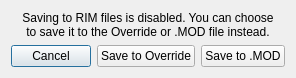
<?xml version="1.0" encoding="UTF-8"?>
<ui version="4.0">
 <class>Dialog</class>
 <widget class="QDialog" name="Dialog">
  <property name="geometry">
   <rect>
    <x>0</x>
    <y>0</y>
    <width>271</width>
    <height>77</height>
   </rect>
  </property>
  <property name="windowTitle">
   <string>Cannot save to RIM</string>
  </property>
  <layout class="QVBoxLayout" name="verticalLayout">
   <item>
    <widget class="QLabel" name="label">
     <property name="text">
      <string>Saving to RIM files is disabled. You can choose
to save it to the Override or .MOD file instead.</string>
     </property>
     <property name="alignment">
      <set>Qt::AlignCenter</set>
     </property>
    </widget>
   </item>
   <item>
    <layout class="QHBoxLayout" name="horizontalLayout">
     <item>
      <widget class="QPushButton" name="cancelButton">
       <property name="text">
        <string>Cancel</string>
       </property>
      </widget>
     </item>
     <item>
      <widget class="QPushButton" name="overrideSaveButton">
       <property name="text">
        <string>Save to Override</string>
       </property>
      </widget>
     </item>
     <item>
      <widget class="QPushButton" name="modSaveButton">
       <property name="text">
        <string>Save to .MOD</string>
       </property>
      </widget>
     </item>
    </layout>
   </item>
  </layout>
 </widget>
 <resources/>
 <connections/>
</ui>
